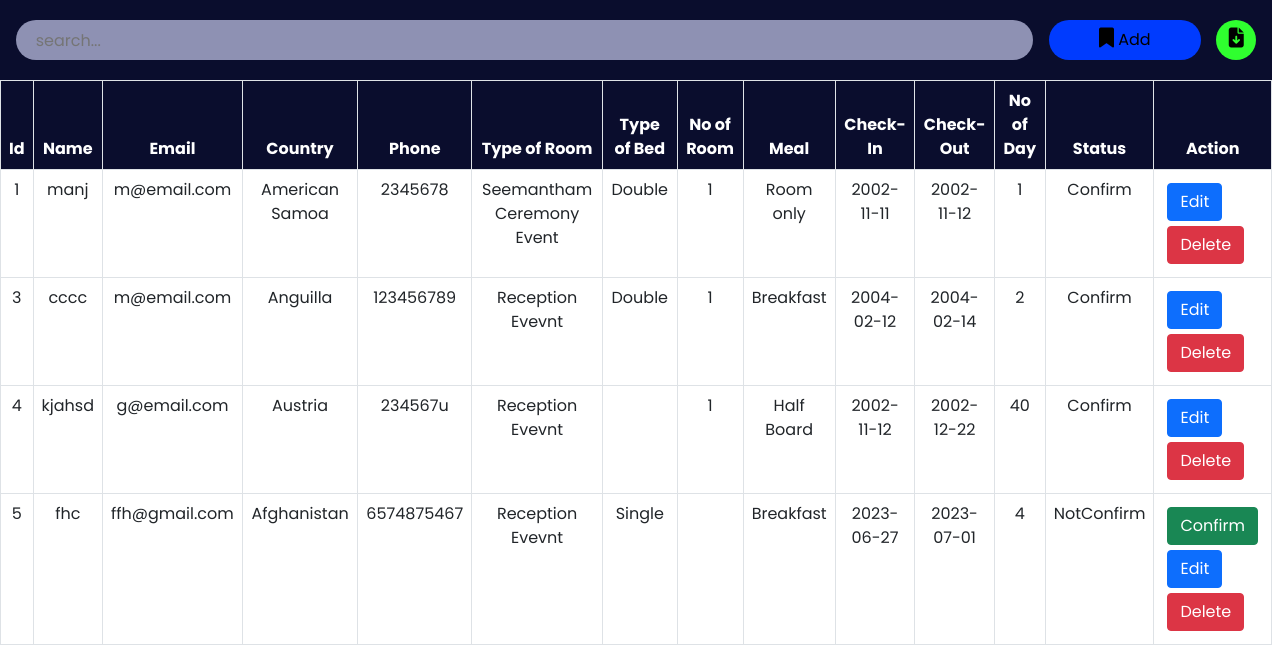
The page /admin/roombook.php on the database its author committed.
### tables this page shows
CREATE TABLE `roombook` (
  `id` int(10) NOT NULL,
  `Name` varchar(50) NOT NULL,
  `Email` varchar(50) NOT NULL,
  `Country` varchar(30) NOT NULL,
  `Phone` varchar(30) NOT NULL,
  `RoomType` varchar(30) NOT NULL,
  `Bed` varchar(30) NOT NULL,
  `Meal` varchar(30) NOT NULL,
  `NoofRoom` varchar(30) NOT NULL,
  `cin` date NOT NULL,
  `cout` date NOT NULL,
  `nodays` int(50) NOT NULL,
  `stat` varchar(30) NOT NULL
);

### admin/roombook.php (the view, shortened to what this page needs)
<?php
include '../config.php';
?>
<!DOCTYPE html>
<html lang="en">
<head>
    <link href="https://cdn.jsdelivr.net/npm/bootstrap@5.0.2/dist/css/bootstrap.min.css" rel="stylesheet">
    <link rel="stylesheet" href="https://cdnjs.cloudflare.com/ajax/libs/font-awesome/6.2.0/css/all.min.css" />
    <link rel="stylesheet" href="./css/roombook.css">
</head>
<body>
    <div class="searchsection">
        <input type="text" name="search_bar" id="search_bar" placeholder="search..." onkeyup="searchFun()">
        <button class="adduser" id="adduser" onclick="adduseropen()"><i class="fa-solid fa-bookmark"></i> Add</button>
        <form action="./exportdata.php" method="post">
            <button class="exportexcel" id="exportexcel" name="exportexcel" type="submit"><i class="fa-solid fa-file-arrow-down"></i></button>
        </form>
    </div>
    <div class="roombooktable" class="table-responsive-xl">
        <?php
            $roombooktablesql = "SELECT * FROM roombook";
            $roombookresult = mysqli_query($conn, $roombooktablesql);
        ?>
        <table class="table table-bordered" id="table-data">
            <thead>
                <tr>
                    <th scope="col">Id</th>
                    <th scope="col">Name</th>
                    <th scope="col">Email</th>
                    <th scope="col">Country</th>
                    <th scope="col">Phone</th>
                    <th scope="col">Type of Room</th>
                    <th scope="col">Type of Bed</th>
                    <th scope="col">No of Room</th>
                    <th scope="col">Meal</th>
                    <th scope="col">Check-In</th>
                    <th scope="col">Check-Out</th>
                    <th scope="col">No of Day</th>
                    <th scope="col">Status</th>
                    <th scope="col" class="action">Action</th>
                </tr>
            </thead>
            <tbody>
            <?php
            while ($res = mysqli_fetch_array($roombookresult)) {
            ?>
                <tr>
                    <td><?php echo $res['id'] ?></td>
                    <td><?php echo $res['Name'] ?></td>
                    <td><?php echo $res['Email'] ?></td>
                    <td><?php echo $res['Country'] ?></td>
                    <td><?php echo $res['Phone'] ?></td>
                    <td><?php echo $res['RoomType'] ?></td>
                    <td><?php echo $res['Bed'] ?></td>
                    <td><?php echo $res['NoofRoom'] ?></td>
                    <td><?php echo $res['Meal'] ?></td>
                    <td><?php echo $res['cin'] ?></td>
                    <td><?php echo $res['cout'] ?></td>
                    <td><?php echo $res['nodays'] ?></td>
                    <td><?php echo $res['stat'] ?></td>
                    <td class="action">
                        <?php
                            if($res['stat'] == "Confirm")
                            {
                                echo " ";
                            }
                            else
                            {
                                echo "<a href='roomconfirm.php?id=". $res['id'] ."'><button class='btn btn-success'>Confirm</button></a>";
                            }
                        ?>
                        <a href="roombookedit.php?id=<?php echo $res['id'] ?>"><button class="btn btn-primary">Edit</button></a>
                        <a href="roombookdelete.php?id=<?php echo $res['id'] ?>"><button class='btn btn-danger'>Delete</button></a>
                    </td>
                </tr>
            <?php
            }
            ?>
            </tbody>
        </table>
    </div>
</body>
</html>

### admin/css/roombook.css (style rules this page uses)
:root { --bg-text-shadow: 0 2px 4px rgb(13 0 77 / 8%), 0 3px 6px rgb(13 0 77 / 8%), 0 8px 16px rgb(13 0 77 / 8%); --bg-box-shadow: 0px 0px 20px 6px rgba(26, 30, 164, 0.31); }
body { background-color: #ffff; }
* { margin: 0; padding: 0; font-family: 'Poppins', sans-serif; }
i { font-size: 20px; }
.searchsection { height: 80px; width: 100%; display: flex; justify-content: space-evenly; align-items: center; background-color: #0a0d2d; position: fixed; z-index: 500; }
#search_bar { height: 40px; width: 80%; border: none; background-color: rgba(195, 198, 233, 0.714); padding-left: 20px; border-radius: 30px; }
#adduser { height: 40px; background-color: rgb(0, 59, 254); border: none; border-radius: 30px; padding: 0 50px; }
.exportexcel { height: 40px; width: 40px; background-color: rgb(47, 255, 47); border: none; border-radius: 50%; }
a { color: black; }
.roombooktable { position: absolute; color: #0a0d2d; margin-top: 80px; width: 100%; height: 100vh; padding-bottom: 900px; }
.roombooktable thead { background-color: #0a0d2d; color: white; text-align: center; }
.roombooktable tbody { text-align: center; }
.action a { text-decoration: none; }
.action button { display: flex; flex-wrap: wrap; margin: 5px; }

### rows shown on the page
roombook: id "1", Name "manj", Email "m@email.com", Country "American Samoa", Phone "2345678", RoomType "Seemantham Ceremony Event", Bed "Double", NoofRoom "1", Meal "Room only", cin "2002-11-11", cout "2002-11-12", nodays "1", stat "Confirm"
roombook: id "3", Name "cccc", Email "m@email.com", Country "Anguilla", Phone "123456789", RoomType "Reception Evevnt", Bed "Double", NoofRoom "1", Meal "Breakfast", cin "2004-02-12", cout "2004-02-14", nodays "2", stat "Confirm"
roombook: id "4", Name "kjahsd", Email "g@email.com", Country "Austria", Phone "234567u", RoomType "Reception Evevnt", NoofRoom "1", Meal "Half Board", cin "2002-11-12", cout "2002-12-22", nodays "40", stat "Confirm"
roombook: id "5", Name "fhc", Email "ffh@gmail.com", Country "Afghanistan", Phone "6574875467", RoomType "Reception Evevnt", Bed "Single", Meal "Breakfast", cin "2023-06-27", cout "2023-07-01", nodays "4", stat "NotConfirm"
